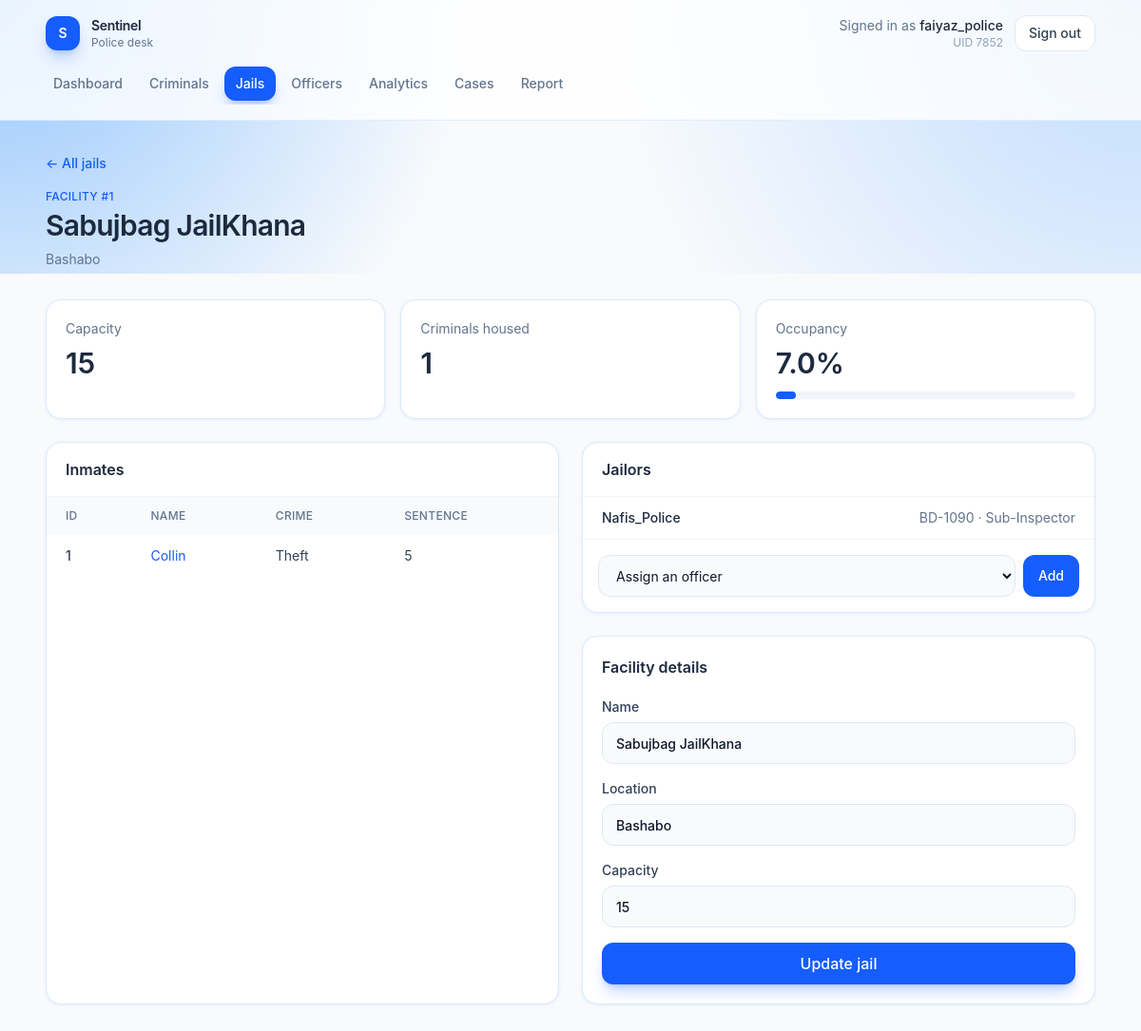
The page /jails/1 (signed in) on the database as committed earlier.
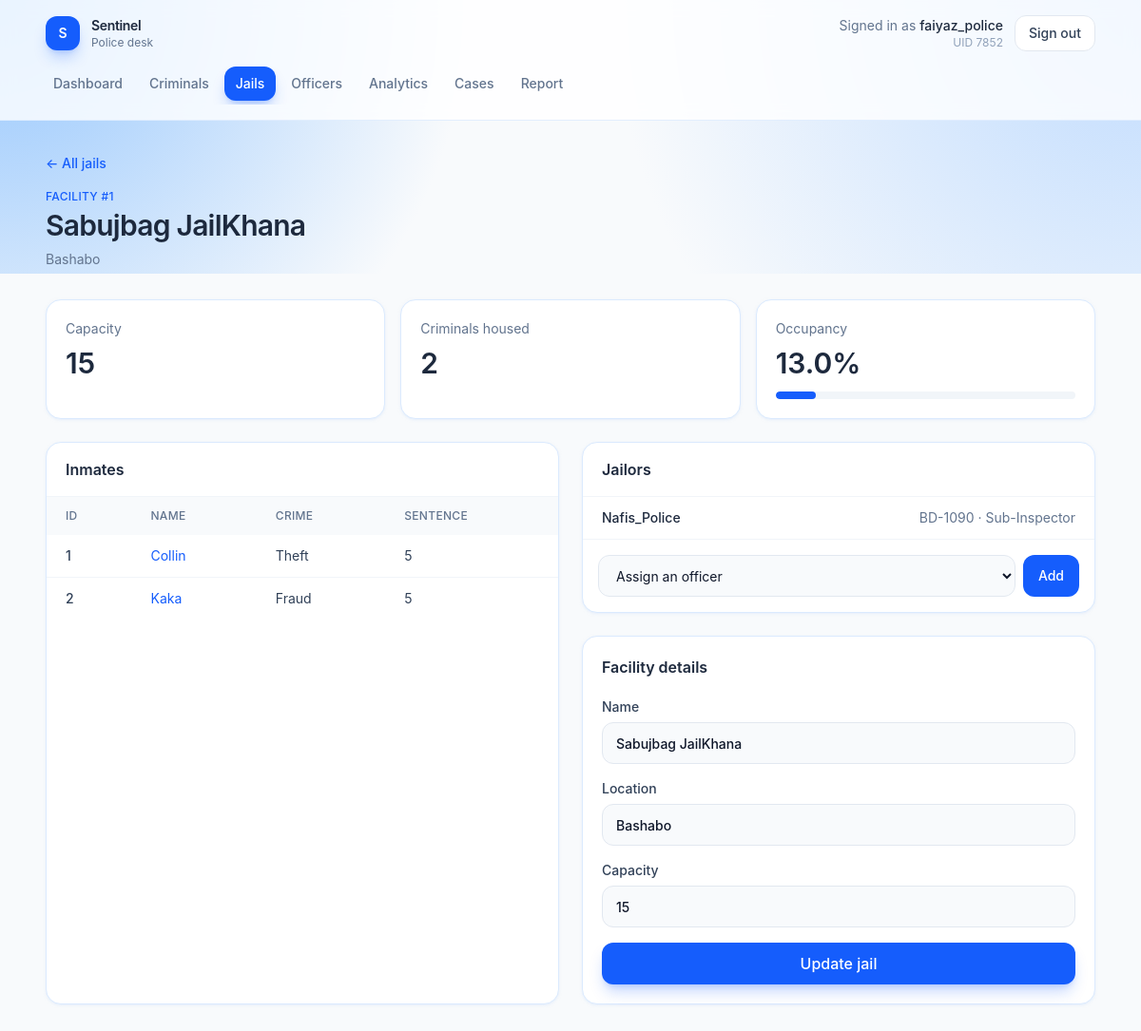
The same page on the database as committed later.
### tables this page shows
CREATE TABLE Criminal (
    CID INTEGER PRIMARY KEY,
    Name TEXT NOT NULL,
    Age INTEGER,
    Crime TEXT,
    Height REAL,
    Gender TEXT,
    Nationality TEXT,
    JID INTEGER,
    time_sentenced TEXT,
    FOREIGN KEY (JID) REFERENCES Jail(JID)
);

CREATE TABLE Jailor (
    UID INTEGER NOT NULL,
    JID INTEGER NOT NULL,
    PRIMARY KEY (UID, JID),
    FOREIGN KEY (UID) REFERENCES POLICE(UID),
    FOREIGN KEY (JID) REFERENCES Jail(JID)
);

CREATE TABLE USER (
    UID INTEGER PRIMARY KEY,
    phone TEXT,
    age INTEGER,
    gender TEXT,
    role TEXT,
    name TEXT NOT NULL,
    password TEXT NOT NULL
);

CREATE TABLE POLICE (
    UID INTEGER PRIMARY KEY,
    badge_no TEXT UNIQUE,
    patrol_area TEXT,
    number_of_arrests INTEGER DEFAULT 0,
    department TEXT,
    rank TEXT,
    supervisor INTEGER,
    issupervisor boolean DEFAULT FALSE,
    FOREIGN KEY (UID) REFERENCES USER(UID),
    FOREIGN KEY (supervisor) REFERENCES POLICE(UID)
);

### app.py (the view, shortened to what this page needs)
@app.route("/jails/<int:jid>", methods=["GET", "POST"])
def jail_detail(jid):
    if not check_login():
            return redirect("/login")
    if session.get("role") != "police":
        return redirect("/dashboard")
    if request.method == "GET":
        db = get_db()
        jail = db.execute("SELECT j.*, Count(c.CID) as Occupancy FROM Jail j LEFT JOIN Criminal c ON j.JID = c.JID WHERE j.JID = ?", (jid,)).fetchone()
        inmates = db.execute("SELECT * FROM Criminal WHERE JID = ?", (jid,)).fetchall()
        jailers = db.execute("SELECT j.UID, u.Name, p.badge_no, p.rank FROM Jailor j JOIN User u ON j.UID = u.UID JOIN Police p ON j.UID = p.UID WHERE j.JID = ?", (jid,)).fetchall()
        officers = db.execute("SELECT p.UID, u.Name FROM Police p JOIN User u ON p.UID = u.UID where p.UID not in (SELECT distinct UID FROM Jailor)").fetchall()
        return render_template("jail_detail.html", jail=jail, inmates=inmates, jailors=jailers, officers=officers)

### app.py (called while the page is built)
def get_db():
    if "db" not in g:
        g.db = sqlite3.connect(app.config["DATABASE"])
        g.db.row_factory = sqlite3.Row
    return g.db

def check_login():
    if session.get("loggedin_UID") is None:
        return False
    return True

@app.context_processor
def inject_current_user():
    uid = session.get("loggedin_UID")
    if not uid:
        return {"user_name": "Guest"}
    name = session.get("name")
    if not name:
        db = get_db()
        row = db.execute("SELECT name FROM USER WHERE UID = ?", (uid,)).fetchone()
        name = row["name"] if row else "Guest"
        session["name"] = name
    return {"user_name": name}

@app.after_request
def disable_cache(response):
    response.headers["Cache-Control"] = "no-store, no-cache, must-revalidate, max-age=0"
    response.headers["Pragma"] = "no-cache"
    response.headers["Expires"] = "0"
    return response

### templates/jail_detail.html (shortened to what the changed rows need)
{% extends "app.html" %}
{% set jail = jail if jail is defined else {"JID": 1, "Name": "Dhaka Central Jail", "Location": "Keraniganj", "Capacity": 400, "occupancy": 312} %}
{% set inmates = inmates if inmates is defined else [
    {"CID": 101, "Name": "Karim Uddin", "Crime": "Theft", "time_sentenced": "5 years"},
    {"CID": 103, "Name": "Faruk Hossain", "Crime": "Robbery", "time_sentenced": "8 years"},
] %}
{% set jailors = jailors if jailors is defined else [
    {"UID": 1, "name": "rahman", "badge_no": "BD-1042", "rank": "Inspector"},
] %}
{% set officers = officers if officers is defined else [{"UID": 1, "name": "rahman"}, {"UID": 3, "name": "ayesha"}] %}
{% set pct = ((jail.occupancy or 0) / jail.Capacity * 100) if jail.Capacity else 0 %}
{% block page %}
<div class="mb-8">
    <h1 class="mt-1 text-3xl font-semibold tracking-tight text-slate-800">{{ jail.Name }}</h1>
</div>
<section class="mb-6 grid gap-4 sm:grid-cols-3">
    <article class="rounded-2xl border border-blue-100 bg-white p-5 shadow-sm shadow-blue-100/50">
        <p class="text-sm text-slate-500">Criminals housed</p>
        <p class="mt-2 text-3xl font-semibold text-slate-800">{{ jail.occupancy or inmates|length }}</p>
    </article>
    <article class="rounded-2xl border border-blue-100 bg-white p-5 shadow-sm shadow-blue-100/50">
        <p class="text-sm text-slate-500">Occupancy</p>
        <p class="mt-2 text-3xl font-semibold text-slate-800">{{ pct|round(0) }}%</p>
        <div class="mt-3 h-2 overflow-hidden rounded-full bg-slate-100">
            <div class="h-2 rounded-full bg-blue-600" style="width: {{ [pct, 100]|min }}%"></div>
        </div>
    </article>
</section>
<div class="grid gap-6 lg:grid-cols-2">
    <article class="overflow-hidden rounded-2xl border border-blue-100 bg-white shadow-sm shadow-blue-100/50">
        <div class="border-b border-slate-100 px-5 py-4">
            <h2 class="font-semibold text-slate-800">Inmates</h2>
        </div>
        {% if inmates %}
        <div class="overflow-x-auto">
            <table class="w-full text-left text-sm">
                <thead class="bg-slate-50 text-xs uppercase tracking-wide text-slate-500">
                    <tr>
                        <th class="px-5 py-3 font-medium">ID</th>
                        <th class="px-5 py-3 font-medium">Name</th>
                        <th class="px-5 py-3 font-medium">Crime</th>
                        <th class="px-5 py-3 font-medium">Sentence</th>
                    </tr>
                </thead>
                <tbody class="divide-y divide-slate-100">
                    {% for inmate in inmates %}
                    <tr class="text-slate-700">
                        <td class="px-5 py-3 font-medium">{{ inmate.CID }}</td>
                        <td class="px-5 py-3">
                            <a href="{{ url_for('criminal_detail', cid=inmate.CID) }}" class="text-blue-600 hover:text-blue-700">{{ inmate.Name }}</a>
                        </td>
                        <td class="px-5 py-3">{{ inmate.Crime or "—" }}</td>
                        <td class="px-5 py-3">{{ inmate.time_sentenced or "—" }}</td>
                    </tr>
                    {% endfor %}
                </tbody>
            </table>
        </div>
        {% else %}
        <p class="px-5 py-10 text-center text-sm text-slate-500">No inmates assigned.</p>
        {% endif %}
    </article>
    <div class="flex flex-col gap-6">
        <article class="overflow-hidden rounded-2xl border border-blue-100 bg-white shadow-sm shadow-blue-100/50">
            <div class="border-b border-slate-100 px-5 py-4">
                <h2 class="font-semibold text-slate-800">Jailors</h2>
            </div>
            {% if jailors %}
            <ul class="divide-y divide-slate-100 text-sm">
                {% for jailor in jailors %}
                <li class="flex items-center justify-between px-5 py-3">
                    <span class="font-medium text-slate-800">{{ jailor.name }}</span>
                    <span class="text-slate-500">{{ jailor.badge_no }} · {{ jailor.rank or "—" }}</span>
                </li>
                {% endfor %}
            </ul>
            {% else %}
            <p class="px-5 py-8 text-center text-sm text-slate-500">No jailors assigned.</p>
            {% endif %}
        </article>
        <article class="rounded-2xl border border-blue-100 bg-white p-5 shadow-sm shadow-blue-100/50">
            <h2 class="font-semibold text-slate-800">Facility details</h2>
        </article>
    </div>
</div>
{% endblock %}

Rows that differ between the two databases and show on the page:
added Criminal: CID "2", Name "Kaka", Crime "Fraud", time_sentenced "5"
Other text that changed with them:
{{ jail.occupancy or inmates|length }}: "1" → "2"
{{ pct|round(0) }}: "7.0" → "13.0"
{{ [pct, 100]|min }}: 6.666666666666667 → 13.333333333333334 (drawn)
